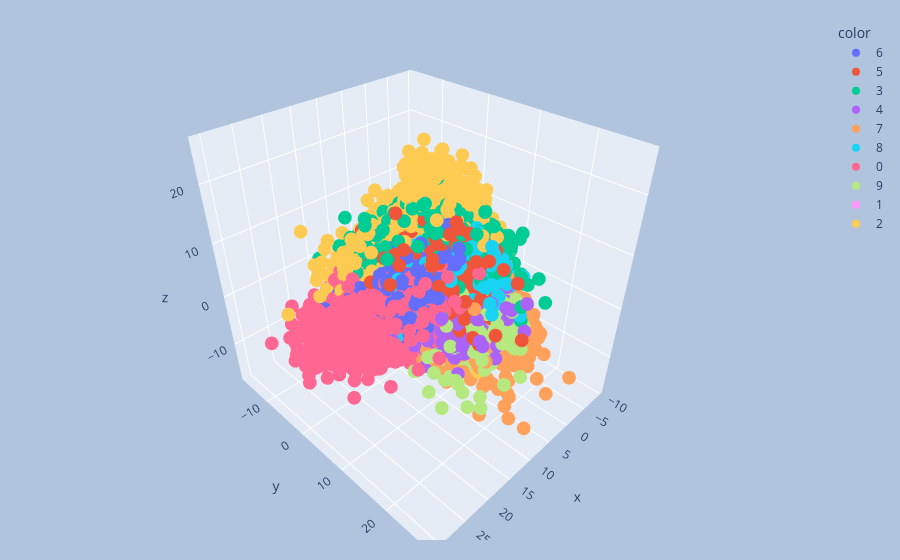

Write notebook code for a chart like this one.
### Code cell
import plotly.express as px

y_train_trf = y_train.astype(str)

fig = px.scatter_3d(
    x=X_train_trf[:, 0],
    y=X_train_trf[:, 1],
    z=X_train_trf[:, 2],
    color=y_train_trf
)

fig.update_layout(
    margin=dict(l=20, r=20, t=20, b=20),
    paper_bgcolor="LightSteelBlue"
)

fig.show()

### Figure 1 — Plotly figure (JSON) as saved in the notebook; plotly's stock layout.template omitted (floating-point values rounded to 4 significant figures; data arrays with more than 128 entries replaced by an {"elided": "..."} marker saying what was removed)
{"data": [{"hovertemplate": "color=6<br>x=%{x}<br>y=%{y}<br>z=%{z}<extra></extra>", "legendgroup": "6", "marker": {"color": "#636efa", "symbol": "circle"}, "mode": "markers", "name": "6", "scene": "scene", "showlegend": true, "type": "scatter3d", "x": {"elided": "3352 float values"}, "y": {"elided": "3352 float values"}, "z": {"elided": "3352 float values"}}, {"hovertemplate": "color=5<br>x=%{x}<br>y=%{y}<br>z=%{z}<extra></extra>", "legendgroup": "5", "marker": {"color": "#EF553B", "symbol": "circle"}, "mode": "markers", "name": "5", "scene": "scene", "showlegend": true, "type": "scatter3d", "x": {"elided": "3093 float values"}, "y": {"elided": "3093 float values"}, "z": {"elided": "3093 float values"}}, {"hovertemplate": "color=3<br>x=%{x}<br>y=%{y}<br>z=%{z}<extra></extra>", "legendgroup": "3", "marker": {"color": "#00cc96", "symbol": "circle"}, "mode": "markers", "name": "3", "scene": "scene", "showlegend": true, "type": "scatter3d", "x": {"elided": "3414 float values"}, "y": {"elided": "3414 float values"}, "z": {"elided": "3414 float values"}}, {"hovertemplate": "color=4<br>x=%{x}<br>y=%{y}<br>z=%{z}<extra></extra>", "legendgroup": "4", "marker": {"color": "#ab63fa", "symbol": "circle"}, "mode": "markers", "name": "4", "scene": "scene", "showlegend": true, "type": "scatter3d", "x": {"elided": "3233 float values"}, "y": {"elided": "3233 float values"}, "z": {"elided": "3233 float values"}}, {"hovertemplate": "color=7<br>x=%{x}<br>y=%{y}<br>z=%{z}<extra></extra>", "legendgroup": "7", "marker": {"color": "#FFA15A", "symbol": "circle"}, "mode": "markers", "name": "7", "scene": "scene", "showlegend": true, "type": "scatter3d", "x": {"elided": "3508 float values"}, "y": {"elided": "3508 float values"}, "z": {"elided": "3508 float values"}}, {"hovertemplate": "color=8<br>x=%{x}<br>y=%{y}<br>z=%{z}<extra></extra>", "legendgroup": "8", "marker": {"color": "#19d3f3", "symbol": "circle"}, "mode": "markers", "name": "8", "scene": "scene", "showlegend": true, "type": "scatter3d", "x": {"elided": "3228 float values"}, "y": {"elided": "3228 float values"}, "z": {"elided": "3228 float values"}}, {"hovertemplate": "color=0<br>x=%{x}<br>y=%{y}<br>z=%{z}<extra></extra>", "legendgroup": "0", "marker": {"color": "#FF6692", "symbol": "circle"}, "mode": "markers", "name": "0", "scene": "scene", "showlegend": true, "type": "scatter3d", "x": {"elided": "3316 float values"}, "y": {"elided": "3316 float values"}, "z": {"elided": "3316 float values"}}, {"hovertemplate": "color=9<br>x=%{x}<br>y=%{y}<br>z=%{z}<extra></extra>", "legendgroup": "9", "marker": {"color": "#B6E880", "symbol": "circle"}, "mode": "markers", "name": "9", "scene": "scene", "showlegend": true, "type": "scatter3d", "x": {"elided": "3350 float values"}, "y": {"elided": "3350 float values"}, "z": {"elided": "3350 float values"}}, {"hovertemplate": "color=1<br>x=%{x}<br>y=%{y}<br>z=%{z}<extra></extra>", "legendgroup": "1", "marker": {"color": "#FF97FF", "symbol": "circle"}, "mode": "markers", "name": "1", "scene": "scene", "showlegend": true, "type": "scatter3d", "x": {"elided": "3775 float values"}, "y": {"elided": "3775 float values"}, "z": {"elided": "3775 float values"}}, {"hovertemplate": "color=2<br>x=%{x}<br>y=%{y}<br>z=%{z}<extra></extra>", "legendgroup": "2", "marker": {"color": "#FECB52", "symbol": "circle"}, "mode": "markers", "name": "2", "scene": "scene", "showlegend": true, "type": "scatter3d", "x": {"elided": "3331 float values"}, "y": {"elided": "3331 float values"}, "z": {"elided": "3331 float values"}}], "layout": {"legend": {"title": {"text": "color"}, "tracegroupgap": 0}, "margin": {"b": 20, "l": 20, "r": 20, "t": 20}, "paper_bgcolor": "LightSteelBlue", "scene": {"domain": {"x": [0, 1], "y": [0, 1]}, "xaxis": {"title": {"text": "x"}}, "yaxis": {"title": {"text": "y"}}, "zaxis": {"title": {"text": "z"}}}}}
